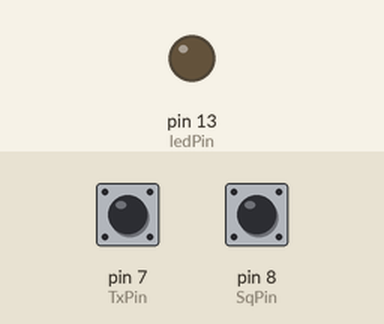
A sketch run on a simulated Arduino Uno, built with avr-gcc and run on an emulated ATmega328P. Parts: output pins drawn as LEDs (lit = HIGH). The inputs (shaded band) are chosen by the test bench; at power-on: pin 7 (TxPin) HIGH, pin 8 (SqPin) HIGH.

Above: at 1.2 s.
1.3 s: pin 7 (TxPin) pulled LOW for 0.15 s
At 1.37 s:
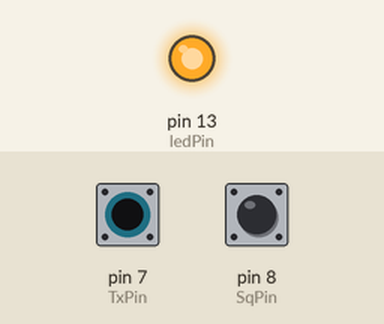
2.9 s: pin 7 (TxPin) pulled LOW for 3.2 s
At 7.3 s:
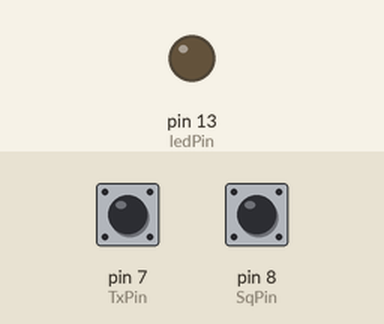
7.6 s: pin 8 (SqPin) pulled LOW for 3.2 s
At 8.5 s:
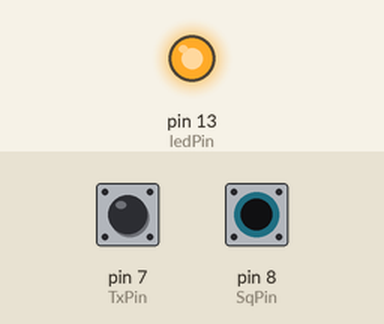
Timing chart, 0 to 12.3 s (numbered marks = the images above; inputs shaded):
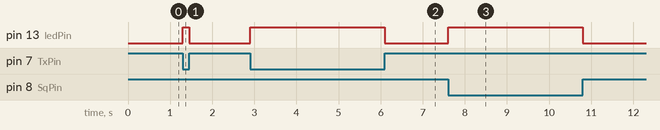

Measured:
- after the input at 1.3 s, pin 13 (ledPin): LOW → HIGH at once, → LOW 0.15 s later
- after the input at 2.9 s, pin 13 (ledPin): LOW → HIGH at once, → LOW 3.2 s later
- after the input at 7.6 s, pin 13 (ledPin): LOW → HIGH at once, → LOW 3.2 s later

The sketch:

sketch_AnyTone_Serial_to_Mic_v2.ino
```cpp
// Simple demonstration of Controlling the LED in Mic of AnyTone AT-779UV based on state on two input pins
// Sends byte strings over serial interface when input lines are pulled low, which sets LED to Red, Green or OFF

#include <Arduino.h>
#include <SoftwareSerial.h>

// Define the pins for Serial Port use (Rx, Tx)
SoftwareSerial anytoneSerial(10, 3);

// Declarations for AnyTone Strings sent from Radio to Mic
byte TX_LED_ON[]     = {0x53, 0x00, 0x00, 0x01, 0x00, 0x00, 0x00, 0x00, 0x00, 0x5c, 0x00, 0x00, 0x00, 0x00, 0x00, 0x06};
byte TX_LED_OFF[]    = {0x53, 0x00, 0x00, 0x00, 0x00, 0x00, 0x00, 0x00, 0x00, 0x5c, 0x00, 0x00, 0x00, 0x00, 0x00, 0x06};
byte SQ_LED_ON[]     = {0x53, 0x00, 0x01, 0x00, 0x00, 0x00, 0x00, 0x00, 0x00, 0x5c, 0x00, 0x00, 0x00, 0x00, 0x00, 0x06};
byte SQ_LED_OFF[]    = {0x53, 0x00, 0x00, 0x00, 0x00, 0x00, 0x00, 0x00, 0x00, 0x5c, 0x00, 0x00, 0x00, 0x00, 0x00, 0x06};

int TxPin = 7;                   // TX connected to digital pin 7
int SqPin = 8;                   // SQ connected to digital pin 8
int ledPin = 13;                 // LED conected to pin 13
bool TxState;                    // state of TX line
bool lastTxState = true;          // init TX state (true = off)
bool SqState;                    // state of Squelch line
bool lastSqState = true;          // init Squelch state (true = off)

void setup() {
  pinMode(TxPin, INPUT_PULLUP);  // Configure digital pin as input for TX (active low)
  pinMode(SqPin, INPUT_PULLUP);  // Configure digital pin as input for SQ (active low)
  pinMode(ledPin, OUTPUT);       // Configure digital pin as an output for LED
  digitalWrite(ledPin, LOW);     // Set the inital LED state to off
  anytoneSerial.begin(115200);
}

// Macro to compute size of a byte array
#define ARRAY_SIZE(arr) (sizeof(arr) / sizeof(arr[0]))

// function to write byte array to Serial interface
void writeSer(byte* data, int size) {
  for (int i = 0; i < size; i++) {
    anytoneSerial.write(data[i]);
  }
}

void loop() {
   // read the state of the PTT input pin
   // It is Active Low so will be value of FALSE or 0 when active and TRUE or 1 when inactive
   TxState = digitalRead(TxPin);

  // Test to see if the state of the PTT input has changed
  if (TxState != lastTxState) {
    // handle the PTT state change
    if (TxState == false){
        writeSer(TX_LED_ON, ARRAY_SIZE(TX_LED_ON));
        digitalWrite(ledPin, HIGH); // sets the LED on
      } else {
        writeSer(TX_LED_OFF, ARRAY_SIZE(TX_LED_OFF));
        digitalWrite(ledPin, LOW); // sets the LED off
      }
    // update the state tracking variable
    lastTxState = TxState;
  } else {
    // update the state tracking variable
    lastTxState = TxState;
  }

  // read the state of the SQ input pin
  // It is Active Low so will be value of FALSE or 0 when active and TRUE or 1 when inactive
   SqState = digitalRead(SqPin);
  // Test to see if the state of the SQ input has changed
  if (SqState != lastSqState) {
    // handle the PTT state change
    if (SqState == false){
        writeSer(SQ_LED_ON, ARRAY_SIZE(SQ_LED_ON));
        digitalWrite(ledPin, HIGH); // sets the LED on
      } else {
        writeSer(SQ_LED_OFF, ARRAY_SIZE(SQ_LED_OFF));
        digitalWrite(ledPin, LOW); // sets the LED off
      }
    // update the state tracking variable
    lastSqState = SqState;
  } else {
    // update the state tracking variable
    lastSqState = SqState;
  }
}
```
